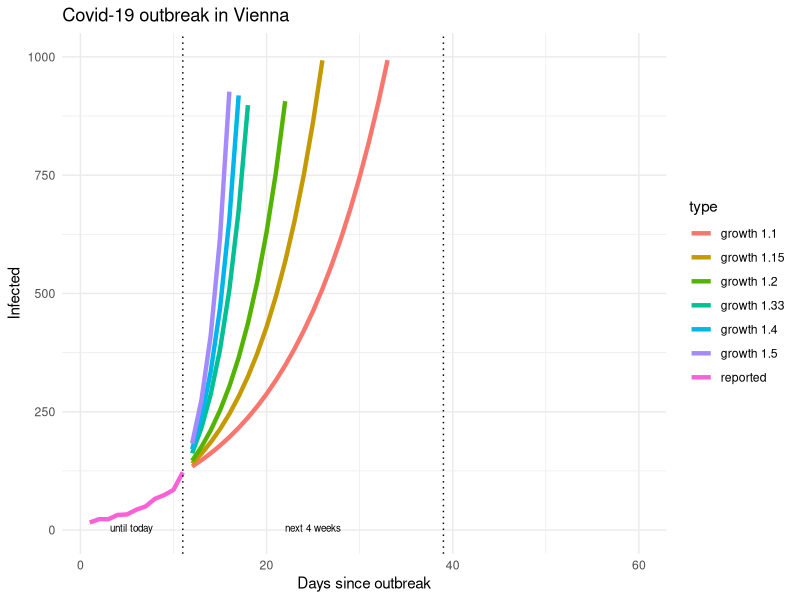
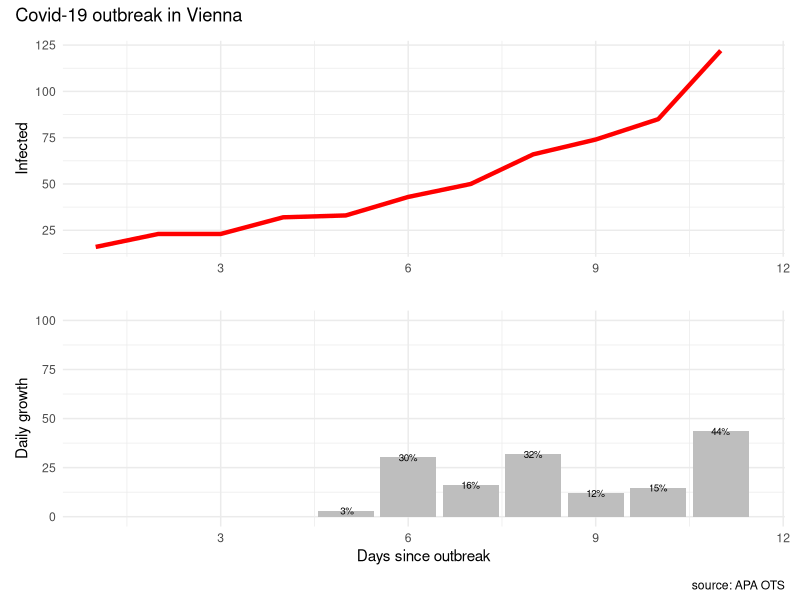

Reproduce these figures in R, in order.
# packages
library(tidyverse)
library(patchwork)

# reported infections
# source: APA OTS (https://www.ots.at)
infected <- c(
   16, #"2020-03-05"
   23, #"2020-03-06"
   23, #"2020-03-07"
   32, #"2020-03-08"
   33, #"2020-03-09"
   43, #"2020-03-10"
   50, #"2020-03-11"
   66, #"2020-03-12"
   74, #"2020-03-13"
   85, #"2020-03-14"
  122  #"2020-03-15"
)

# prepare data
data <- tibble(infected = infected)

data <- data %>% 
  mutate(type = "reported",
         day = row_number()) %>% 
  arrange(day) %>% 
  mutate(new_abs = infected - lag(infected),
         new_pct = new_abs / lag(infected) * 100)

# predict
predict_corona <- function(data, infection_rate, days)  {
  
  future <- seq(from = max(data$day) + 1, to = max(data$day)+days-1)
  infected_all <- NULL
  infected_act <- max(data$infected)
  infected_predict <- NULL
  for (i in seq_along(future))  {
    infected_act <- infected_act * infection_rate
    infected_all <- c(infected_all, infected_act)
  }
  
  data2 <- tibble(type = paste("growth", infection_rate),
                  day = future, 
                  infected = infected_all)
  data2
  
} # predict_corona

# predict for different growth
predict_days <- 50 #57

data_50 <- data %>% 
  predict_corona(infection_rate = 1.50, days = predict_days)

data_40 <- data %>% 
  predict_corona(infection_rate = 1.40, days = predict_days)

data_33 <- data %>% 
  predict_corona(infection_rate = 1.33, days = predict_days)

data_20 <- data %>% 
  predict_corona(infection_rate = 1.20, days = predict_days)

data_15 <- data %>% 
  predict_corona(infection_rate = 1.15, days = predict_days)

data_10 <- data %>% 
  predict_corona(infection_rate = 1.10, days = predict_days)

# combine dataset
data_plot <- data %>% 
  bind_rows(data_50, data_40, data_33, data_20, data_15, data_10)


# visualise data
# infected
last_day <- length(data$infected)
data_plot %>% 
  mutate(infected_M = infected / 1000000) %>% 
  ggplot(aes(day, infected, color = type)) + 
  geom_line(size = 1.5) +
  geom_vline(xintercept = c(last_day, last_day + 28), 
             linetype = "dotted") +
  ylim(0,1000) +
  xlab("Days since outbreak") +
  ylab("Infected") + 
  ggtitle("Covid-19 outbreak in Vienna") +
  theme_minimal()+
  annotate("text", last_day/2, 5, 
           label = "until today", size = 2.5) +
  annotate("text", last_day+14, 5, 
           label = "next 4 weeks", size = 2.5)

#############################################

# infected
p1 <- data %>% 
  mutate(infected_M = infected / 1000000) %>% 
  ggplot(aes(day, infected)) + 
  geom_line(size = 1.5, color = "red") +
  xlim(c(1,length(infected)+0.5)) +
#  ylim(0,1000) +
#  xlab("Days since outbreak") +
  xlab("") +
  ylab("Infected") + 
#  ggtitle("Covid-19 outbreak in Vienna") +
  theme_minimal()
  
# daily growth infected
p2 <- data %>% 
  filter(day >= 5) %>% 
  ggplot(aes(day, new_pct)) +
  geom_col(fill = "grey") +
  geom_text(aes(day, new_pct, 
                label = paste0(format(new_pct, digits=1),"%")),
            size = 2.5) +
  xlim(c(1,length(infected)+0.5)) +
  ylim(c(0,100)) +
  xlab("Days since outbreak") +
  ylab("Daily growth") + 
#  ggtitle("Covid-19 outbreak in Vienna") +
  
  theme_minimal()

# combine plots
(p1 / p2) + plot_annotation('Covid-19 outbreak in Vienna',
                            caption = "source: APA OTS")
